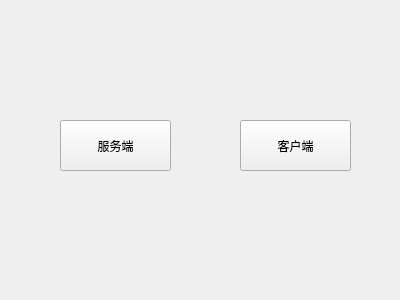
<?xml version="1.0" encoding="UTF-8"?>
<ui version="4.0">
 <class>MainWindow</class>
 <widget class="QMainWindow" name="MainWindow">
  <property name="geometry">
   <rect>
    <x>0</x>
    <y>0</y>
    <width>400</width>
    <height>300</height>
   </rect>
  </property>
  <property name="windowTitle">
   <string>MainWindow</string>
  </property>
  <widget class="QWidget" name="centralWidget">
   <widget class="QPushButton" name="serverBtn">
    <property name="geometry">
     <rect>
      <x>60</x>
      <y>120</y>
      <width>111</width>
      <height>51</height>
     </rect>
    </property>
    <property name="text">
     <string>服务端</string>
    </property>
   </widget>
   <widget class="QPushButton" name="clientBtn">
    <property name="geometry">
     <rect>
      <x>240</x>
      <y>120</y>
      <width>111</width>
      <height>51</height>
     </rect>
    </property>
    <property name="text">
     <string>客户端</string>
    </property>
   </widget>
  </widget>
 </widget>
 <layoutdefault spacing="6" margin="11"/>
 <resources/>
 <connections/>
</ui>
